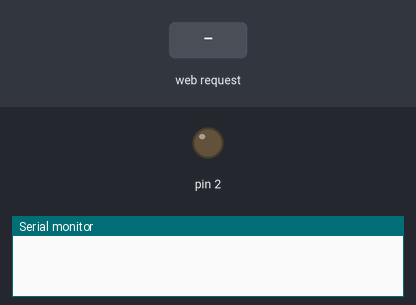
A sketch run on a simulated Arduino Uno, built for the host (arithmetic inside an expression is 32-bit, double 64-bit). On the bench: output pins drawn as LEDs (lit = HIGH), the last lines printed to the serial monitor. The inputs (shaded band) are chosen by the test bench. WiFi joins after 1.5 s; servers stay silent unless stated.

Above: at 1.2 s.
1.3 s: HTTP request GET /?LED2=2 received
At 2.1 s:
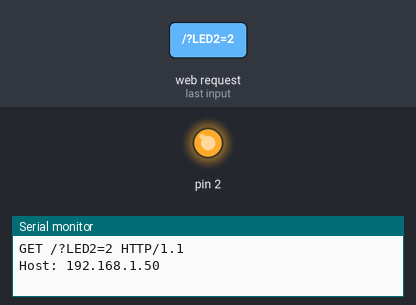
Timing chart, 0 to 4.3 s (numbered marks = the images above; inputs shaded):
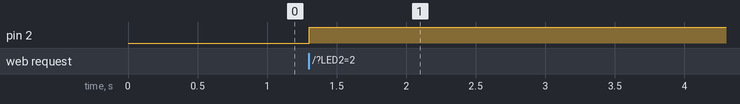

The sketch:

Prender_Led_Internet.ino
```cpp
#include <SPI.h>
#include <Ethernet.h>

byte mac[] = {0xDE, 0xAD, 0xBE, 0xEF, 0xFE, 0x12};
IPAddress ip(192,168,2,212);
EthernetServer server(80);

String HTTP_req;          // Para guardar la peticion del cliente
boolean LED2_status = 0;

void setup()
{   Ethernet.begin(mac, ip);
    server.begin();
    Serial.begin(9600);
    pinMode(2, OUTPUT);
}
void loop()
{  EthernetClient client = server.available();  // Comprobamos si hay peticiones
   if (client)                                  // En caso afirmativo
      {  boolean currentLineIsBlank = true;
         while (client.connected())
           { if (client.available())           // Hay algo pendiente de leer
               { char c = client.read(); // Leemos los caracteres de uno en uno
                 HTTP_req += c;          // Los añadimos al String
                 if (c == '\n' && currentLineIsBlank)
                    { client.println("HTTP/1.1 200 OK");
                      client.println("Content-Type: text/html");
                      client.println("Connection: close");
                      client.println();
                      client.println("<!DOCTYPE html>");          // Envia la pagina Web
                      client.println("<html>");
                      client.println("<head>");
                      client.println("<title>Control de LEDs en Arduino</title>");
                      client.println("</head>");
                      client.println("<body>");
                      client.println("<h1>LED</h1>");
                      client.println("<p>Haz click para conmutar el LED.</p>");
                      client.println("<form method=\'get\'>");
                      ProcessCheckbox(client);
                      client.println("</form>");
                      client.println("</body>");
                      client.println("</html>");
                      Serial.print(HTTP_req);
                      HTTP_req = "";    // Una vez procesador, limpiar el string
                      break;
                    }
                 if (c == '\n')
                      currentLineIsBlank = true;
                 else if (c != '\r')
                      currentLineIsBlank = false;
              } // if (client.available
           }   // WHile
        delay(10);      // dar tiempo
        client.stop(); // Cerra conexion
   }  // If client
}

void ProcessCheckbox(EthernetClient cl)
  {  if (HTTP_req.indexOf("LED2=2") > -1)    // LED2 pinchado?
          LED2_status = !LED2_status ;         // Si pichado invertimos el valor

     digitalWrite(2, LED2_status);
     if (LED2_status)
             cl.println("<input type=\'checkbox\' name=\'LED2\'value=\'2\' \\ onclick=\'submit();\' checked>LED2");
     else
             cl.println("<input type=\'checkbox\' name=\'LED2\' value=\'2\' \\  onclick=\'submit();\'>LED2");
   }
```

Measured:
- after the input at 1.3 s, pin 2: LOW → HIGH at once
